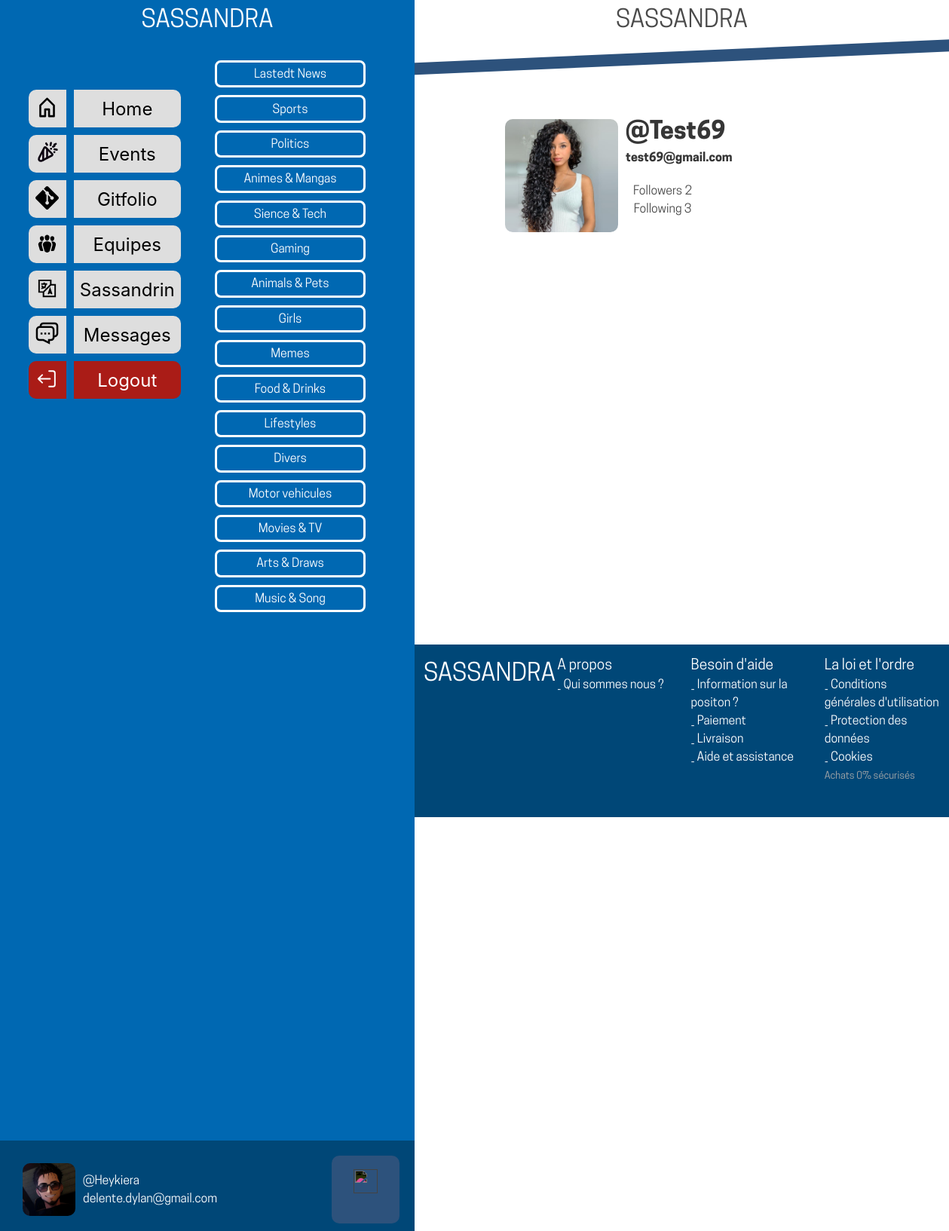
The app's page /user/Test69 (signed in) with its own data.
### app.py (models this page shows, shortened)
class User(db.Model, UserMixin):
    id = db.Column(db.Integer, primary_key=True, default=lambda: random.randint(10000000, 99999999))
    username = db.Column(db.String(80), unique=True, nullable=False)
    email = db.Column(db.String(120), unique=True, nullable=False)
    password = db.Column(db.String(120), nullable=False)
    profile_image = db.Column(db.String(120), nullable=True)
    following = db.Column(db.JSON)
    followers = db.Column(db.JSON)

### app.py (the view)
@app.route('/user/<username>')
@login_required
def user(username):
    user = User.query.filter_by(username=username).first_or_404()
    followers = json.loads(user.followers)
    following = json.loads(user.following)
    print(f"followers : {followers}", file=sys.stderr)
    print(f"following : {followers}", file=sys.stderr)
    return render_template('profile.html', user = user, following = following, followers = followers)

### app.py (called while the page is built)
@login_manager.user_loader
def load_user(user_id):
    return User.query.get(int(user_id))

### templates/profile.html (shortened to what this page needs)
<!DOCTYPE html>
<html lang="fr">
    <head>
        <link rel="stylesheet" href="../static/css/bulma.min.css">
        <link rel="stylesheet" href="../static/css/user.css">
        <link rel="stylesheet" href="../static/css/style2.css">
    </head>
    <body>
        <aside>
            <header>
                <h1>SASSANDRA</h1>
            </header>
            <nav class="nav-list" id="nav">
                <li>
                    <button class="icon" onclick= "window.location.href='{{ url_for('home') }}';"><img src="../static/img/svg/home.svg" alt=""></button>
                    <button class="btn selector active">Home</button>
                    <ul class="hide">
                        <li><label><input type="checkbox"><span>Lastedt News</span></label></li>
                        <li><label><input type="checkbox"><span>Sports</span></label></li>
                        <li><label><input type="checkbox"><span>Politics</span></label></li>
                        <li><label><input type="checkbox"><span>Animes & Mangas</span></label></li>
                        <li><label><input type="checkbox"><span>Sience & Tech</span></label></li>
                        <li><label><input type="checkbox"><span>Gaming</span></label></li>
                        <li><label><input type="checkbox"><span>Animals & Pets</span></label></li>
                        <li><label><input type="checkbox"><span>Girls</span></label></li>
                        <li><label><input type="checkbox"><span>Memes</span></label></li>
                        <li><label><input type="checkbox"><span>Food & Drinks</span></label></li>
                        <li><label><input type="checkbox"><span>Lifestyles</span></label></li>
                        <li><label><input type="checkbox"><span>Divers</span></label></li>
                        <li><label><input type="checkbox"><span>Motor vehicules</span></label></li>
                        <li><label><input type="checkbox"><span>Movies & TV</span></label></li>
                        <li><label><input type="checkbox"><span>Arts & Draws</span></label></li>
                        <li><label><input type="checkbox"><span>Music & Song</span></label></li>
                    </ul>
                </li>
                <li>
                    <button class="icon" onclick= "window.location.href='{{ url_for( 'events' ) }}';"><img src="../static/img/svg/events.svg" alt=""></button>
                    <button class="btn selector">Events</button>
                </li>
                <li>
                    <button class="icon" onclick= "window.location.href='{{ url_for( 'gitfolio' ) }}';"><img src="../static/img/svg/git.svg" alt=""></button>
                    <button class="btn selector">Gitfolio</button>
                </li>
                <li>
                    <button class="icon" onclick= "window.location.href='{{ url_for( 'groups' ) }}';"><img src="../static/img/svg/groups.svg" alt=""></button>
                    <button class="btn selector">Equipes</button>
                </li>
                <li>
                    <button class="icon" onclick= "window.location.href='{{ url_for( 'sassandrin' ) }}';"><img src="../static/img/svg/language.svg" alt=""></button>
                    <button class="btn selector">Sassandrin</button>
                </li>
                <li>
                    <button class="icon" onclick= "window.location.href='{{ url_for( 'messages' ) }}';"><img src="../static/img/svg/messages.svg" alt=""></button>
                    <button class="btn selector">Messages</button>
                </li>
                <li>
                    <button class="icon logout" onclick= "window.location.href='{{ url_for( 'logout' ) }}';"><img src="../static/img/svg/logout.svg" alt=""></button>
                    <button class="btn selector logout" onclick= "window.location.href='{{ url_for( 'logout' ) }}';">Logout</button>
                </li>
            </nav>
            <footer>
                <div class="user-info" onclick= "window.location.href='{{ url_for('user', username=current_user.username) }}';">
                <img src="{{ url_for('static', filename='uploads/' + current_user.profile_image) }}" alt="User Picture">
                    <div class="user-details">
                        <h3 class="username">@{{ current_user.username }}</h3>
                        <p class="user-email">{{ current_user.email }}</p>
                    </div>
                </div >
                <div class="settings" onclick= "window.location.href='{{ url_for( 'settings' ) }}';">
                    <img src="../static/img/svg/settings-gear.svg" alt="">
                </div>
            </footer>
        </aside>
        <section>
            <header>
                <h1>SASSANDRA</h1>
            </header>
            <div class="container">
                <div class="post">
                    <div class="user-profile">
                        <img src="{{ url_for('static', filename='uploads/' + user.profile_image) }}" alt="User Picture">
                        <h3 class="username"><strong>@{{ user.username }}</strong></h3>
                        <h4 class="user-email"><strong>{{ user.email }}</strong></h4>
                    </div>
                    <div class="user-truc">
                        <h4>Followers {{ followers|count }}</h4>
                        <h4>Following {{ following|count }}</h4>
                    </div>
                    <br><br><br><br><br><br><br><br><br><br>
                    <br><br><br><br><br><br><br><br><br><br>
                </div>
            </div>
            <footer>
                <div class="column">
                    <h1 style="font-size: xx-large;">SASSANDRA</h1>
                </div>
                <div class="column">
                    <h2 style="font-size: larger;">A propos</h2>
                    <p>_ Qui sommes nous ?</p>
                </div>
                <div class="column">
                    <h2 style="font-size: larger;">Besoin d'aide</h2>
                    <p>_ Information sur la positon ?</p>
                    <p>_ Paiement</p>
                    <p>_ Livraison</p>
                    <p>_ Aide et assistance</p>
                </div>
                <div class="column">
                    <h2 style="font-size: larger;">La loi et l'ordre</h2>
                    <p>_ Conditions générales d'utilisation</p>
                    <p>_ Protection des données</p>
                    <p>_ Cookies</p>
                    <span style="color: darkgray; font-size: small;">Achats 0% sécurisés</span>
                </div>
            </footer>
        </section>
    </body>
</html>

### static/css/user.css (style rules this page uses)
.user-profile img { float: left; height: 150px; width: 150px; margin: 10px; border-radius: 10px; object-fit: cover; }
.user-profile { margin: 10px; }
.user-profile h3 { font-size: xx-large; }
.user-truc { position: relative; text-align: center; display: inline-block; margin: 10px; }

### static/css/style2.css (style rules this page uses)
:root { --gouttiere: 2.5rem; --login-input: #00693E; --sidebar-backgroud: #0068b2; --sidebar-profile: #004777; --sidebar-color: #fff; --sidebar-input: #dedede; --sidebar-title: #AA1C17; --sidebar-span: #D8D8D8; --sidebar-svg: brightness(0) saturate(100%) invert(92%) sepia(0%) saturate(7492%) hue-rotate(68deg) brightness(110%) contrast(100%); --sidebar-svg-hover:brightness(0) saturate(100%) invert(92%) sepia(0%) saturate(7492%) hue-rotate(68deg) brightness(110%) contrast(100%); --section-background: #f9f7ed; --section-color: #262626; --section-input: #ffffff; --section-title: #2D527C; --section-svg: filter: brightness(0) saturate(100%) invert(91%) sepia(12%) saturate(3777%) hue-rotate(186deg) brightness(111%) contrast(104%); --section-svg-hover: brightness(0) saturate(100%) invert(30%) sepia(25%) saturate(1116%) hue-rotate(171deg) brightness(92%) contrast(93%); }
* { font-family: 'Texte'; }
aside { background-color: var(--sidebar-backgroud); position: fixed; color: var(--sidebar-color); width: 550px; height: 100%; left: 0; padding: 0; margin: 0; overflow-x:hidden; }
aside header { background-color: var(--sidebar-backgroud); height: 5%; font-size: xx-large; text-align: center; align-items: center; justify-content: center; }
aside nav { background-color: var(--sidebar-backgroud); height: calc(100%); overflow-x: hidden; }
aside footer { background-color: var(--sidebar-profile); color: var(--sidebar-color); position: sticky; height: 120px; width: 100%; bottom: 0%; left: 0%; padding: 20px; }
aside footer > * { align-items: center; justify-content: center; display:inline-block; vertical-align:middle; }
section { width: calc(100% - 550px); position: relative; float: right; }
section header { padding: 0; font-size: xx-large; text-align: center; align-items: center; }
section header::after { content: ''; display: block; position: absolute; left: -1rem; z-index: -1; width: 110%; height: 10em; background-color: inherit; top: 0.2rem; transform: translateY(20%) skewY(-2.5deg); border-top: 1rem solid var(--section-title); }
section footer { background-color: var(--sidebar-profile); width: 100%; display: table; color: var(--sidebar-color); padding-bottom: 2rem; }
.user-info { width: calc(100% - 110px); margin-right: 10px; color: var(--sidebar-color); text-align: left; display: inline-flex; justify-content: start; }
.user-info img { height: 70px; width: 70px; margin: 10px; border-radius: 10px; object-fit: cover; }
.settings { background-color: var(--section-title); float: right; width: 90px; height: 90px; border-radius: 10px; text-align: center; justify-content: center; }
.settings img { width: 60%; height: 60%; transition: transform 0.2s ease-in; filter: saturate(100%) invert(100%) sepia(0%) hue-rotate(35deg) brightness(107%) contrast(101%); margin: 20%; }
.nav-list { padding: 5% }
.nav-list > li { list-style: none; margin: 10px; display: flex; }
.icon { display: inline-block; width: 50px; height: 50px; border: none; border-top-left-radius: 10px; border-bottom-left-radius: 10px; cursor: pointer; background-color: var(--sidebar-input); margin-right: 10px; }
.icon img { padding: 10%; }
.btn { display: inline-block; width: 30%; height: 50px; font-size: x-large; border: none; border-top-right-radius: 10px; border-bottom-right-radius: 10px; cursor: pointer; background-color: var(--sidebar-input); }
.hide { position: absolute; left: 50%; top: 70px; display: none; color: var(--section-input); width: 40%; }
.active + .hide { display: block; }
.hide span { display: block; text-align: center; padding: 0.2rem; font-size: 1rem; border: solid 0.2rem var(--section-input); border-radius: 0.5rem; cursor: pointer; margin: 10px; }
.logout { background-color: var(--sidebar-title); color: var(--sidebar-color); }
.logout img { filter: brightness(0) saturate(100%) invert(99%) sepia(87%) saturate(45%) hue-rotate(264deg) brightness(119%) contrast(100%); }
.column { float: left; width: 25%; }
.container { margin: 100px; }

### records on screen
User: profile_image (picture), username "Heykiera", email "delente.dylan@gmail.com"
User: profile_image (picture), username "Test69", email "test69@gmail.com"

### other values on screen
{{ followers|count }} "2"
{{ following|count }} "3"
